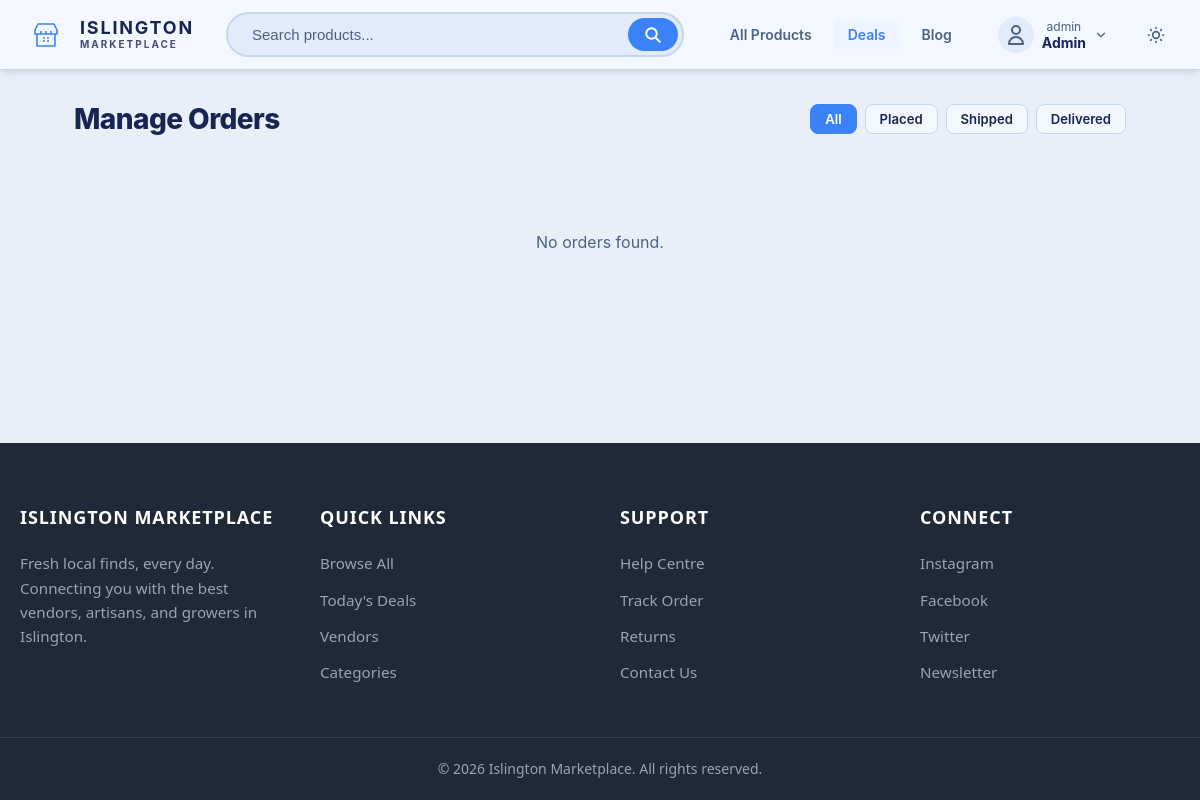
The app's page /manage/orders/ (signed in), older data.
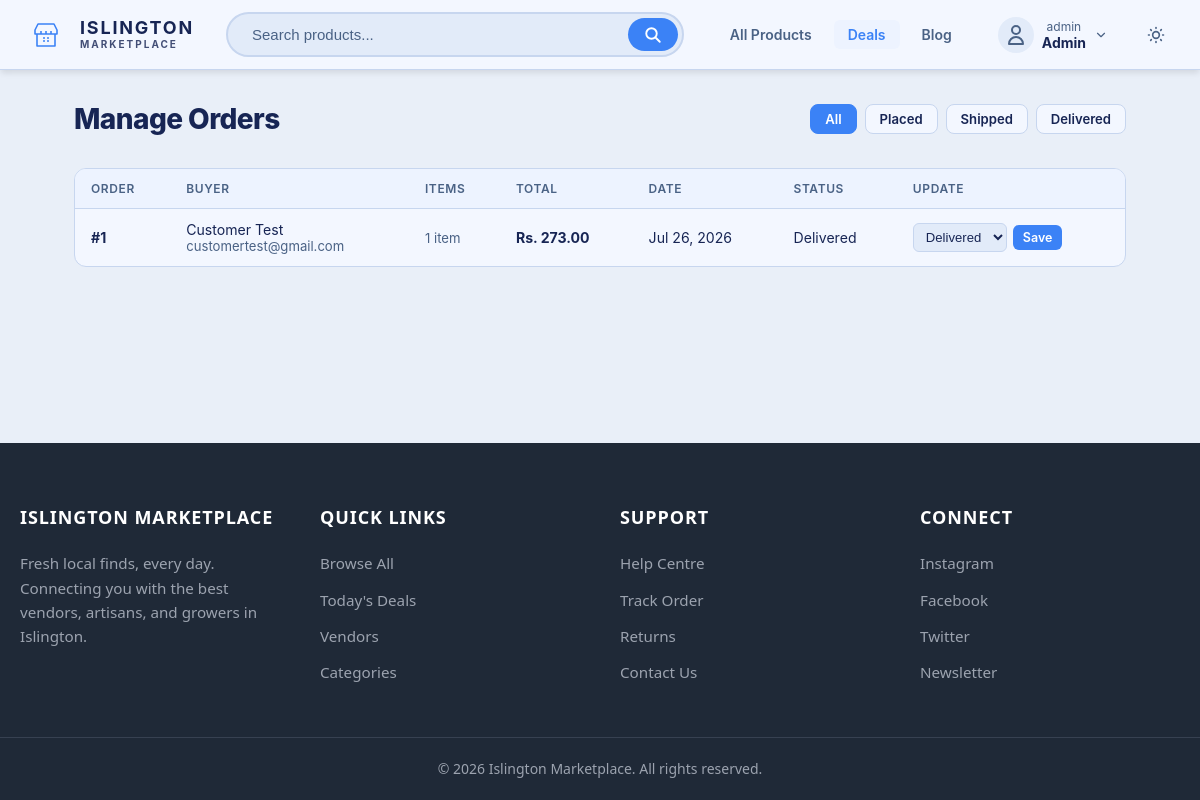
The same page, newer data.
### orders/models.py (models this page shows, shortened)
class Order(models.Model):
    STATUS_CHOICES = [
        ('placed', 'Placed'),
        ('shipped', 'Shipped'),
        ('delivered', 'Delivered'),
    ]
    user = models.ForeignKey(settings.AUTH_USER_MODEL, on_delete=models.CASCADE, related_name='orders')
    first_name = models.CharField(max_length=100)
    last_name = models.CharField(max_length=100)
    email = models.EmailField()
    phone = models.CharField(max_length=20, blank=True)
    address = models.TextField()
    city = models.CharField(max_length=100)
    zip_code = models.CharField(max_length=20)
    PAYMENT_METHOD_CHOICES = [
        ('cod', 'Cash on Delivery'),
        ('card', 'Card Payment'),
    ]
    status = models.CharField(max_length=20, choices=STATUS_CHOICES, default='placed')
    payment_method = models.CharField(max_length=10, choices=PAYMENT_METHOD_CHOICES, default='cod')
    subtotal = models.DecimalField(max_digits=10, decimal_places=2)
    shipping = models.DecimalField(max_digits=10, decimal_places=2, default=0)
    total = models.DecimalField(max_digits=10, decimal_places=2)
    created_at = models.DateTimeField(auto_now_add=True)
    updated_at = models.DateTimeField(auto_now=True)
    class Meta:
        ordering = ['-created_at']
    def get_status_badge_class(self):
        return {
            'placed': 'order-status-placed',
            'shipped': 'order-status-shipped',
            'delivered': 'order-status-delivered',
        }.get(self.status, '')

### orders/views.py (the view)
# urls.py: path('manage/orders/', views.admin_orders, name='admin_orders'),
@staff_member_required
def admin_orders(request):
    orders = Order.objects.all().prefetch_related('items__product')
    status_filter = request.GET.get('status')
    if status_filter:
        orders = orders.filter(status=status_filter)
    return render(request, 'orders/admin_orders.html', {'orders': orders, 'status_filter': status_filter})

### cart/context_processors.py (called while the page is built)
def cart_context(request):
    cart = request.session.get('cart', {})
    return {'cart_product_ids': set(cart.keys())}

### orders/templates/orders/admin_orders.html (shortened to what this page needs)
{% extends 'layouts/base.html' %}
{% load static %}
{% block extra_head %}
  <link rel="stylesheet" href="{% static 'css/pages/seller.css' %}">
{% endblock %}
{% block content %}
<section class="admin-orders-page">
  <div class="admin-orders-header">
    <h1 class="admin-orders-title">Manage Orders</h1>
    <div class="admin-orders-filters">
      <a href="{% url 'admin_orders' %}" class="admin-filter-btn {% if not status_filter %}active{% endif %}">All</a>
      <a href="{% url 'admin_orders' %}?status=placed" class="admin-filter-btn {% if status_filter == 'placed' %}active{% endif %}">Placed</a>
      <a href="{% url 'admin_orders' %}?status=shipped" class="admin-filter-btn {% if status_filter == 'shipped' %}active{% endif %}">Shipped</a>
      <a href="{% url 'admin_orders' %}?status=delivered" class="admin-filter-btn {% if status_filter == 'delivered' %}active{% endif %}">Delivered</a>
    </div>
  </div>
  {% if orders %}
  <div class="orders-table-wrap">
    <table class="orders-table">
      <thead>
        <tr>
          <th>Order</th>
          <th>Buyer</th>
          <th>Items</th>
          <th>Total</th>
          <th>Date</th>
          <th>Status</th>
          <th>Update</th>
        </tr>
      </thead>
      <tbody>
        {% for order in orders %}
        <tr>
          <td class="order-id">#{{ order.id }}</td>
          <td>
            <div>{{ order.first_name }} {{ order.last_name }}</div>
            <div class="order-buyer">{{ order.email }}</div>
          </td>
          <td class="order-items-count">{{ order.items.count }} item{{ order.items.count|pluralize }}</td>
          <td style="font-weight:700;">Rs. {{ order.total }}</td>
          <td>{{ order.created_at|date:"M d, Y" }}</td>
          <td><span class="order-status-badge {{ order.get_status_badge_class }}">{{ order.get_status_display }}</span></td>
          <td>
            <form method="post" action="{% url 'admin_order_update' order.id %}" class="status-form">
              <select name="status" class="status-select">
                {% for value, label in order.STATUS_CHOICES %}
                  <option value="{{ value }}" {% if order.status == value %}selected{% endif %}>{{ label }}</option>
                {% endfor %}
              </select>
              <button type="submit" class="status-update-btn">Save</button>
            </form>
          </td>
        </tr>
        {% endfor %}
      </tbody>
    </table>
  </div>
  {% else %}
    <div class="orders-empty">
      <p>No orders found.</p>
    </div>
  {% endif %}
</section>
{% endblock %}

Row changes from the older to the newer data that the page shows:
added Order: id "1", first_name "Customer", last_name "Test", email "customertest@gmail.com", items.count "1", total "273.00", created_at "Jul 26, 2026", status "Delivered"
Text that changed along with them:
text no longer shown: "No orders found."
text now shown: "ORDER BUYER ITEMS TOTAL DATE STATUS UPDATE"
